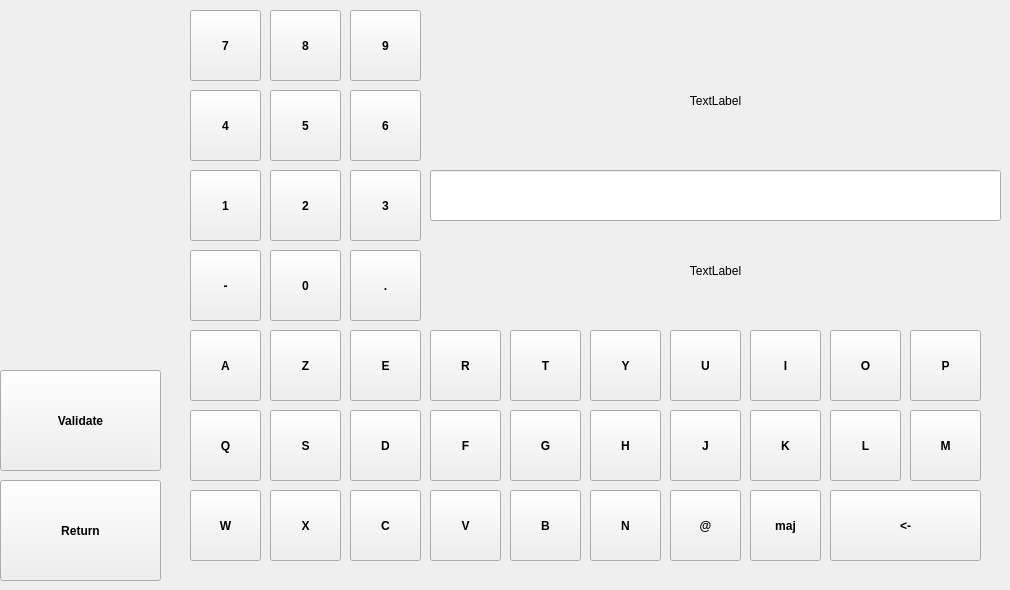
    <widget class="QWidget" name="keyboard_panel">
     <widget class="QPushButton" name="keyboard_return_pushButton">
      <property name="geometry">
       <rect>
        <x>0</x>
        <y>480</y>
        <width>161</width>
        <height>101</height>
       </rect>
      </property>
      <property name="font">
       <font>
        <weight>75</weight>
        <bold>true</bold>
       </font>
      </property>
      <property name="text">
       <string>Return</string>
      </property>
     </widget>
     <widget class="QPushButton" name="keyboard_E_pushButton">
      <property name="geometry">
       <rect>
        <x>350</x>
        <y>330</y>
        <width>71</width>
        <height>71</height>
       </rect>
      </property>
      <property name="font">
       <font>
        <weight>75</weight>
        <bold>true</bold>
       </font>
      </property>
      <property name="text">
       <string>E</string>
      </property>
     </widget>
     <widget class="QPushButton" name="keyboard_U_pushButton">
      <property name="geometry">
       <rect>
        <x>670</x>
        <y>330</y>
        <width>71</width>
        <height>71</height>
       </rect>
      </property>
      <property name="font">
       <font>
        <weight>75</weight>
        <bold>true</bold>
       </font>
      </property>
      <property name="text">
       <string>U</string>
      </property>
     </widget>
     <widget class="QPushButton" name="keyboard_I_pushButton">
      <property name="geometry">
       <rect>
        <x>750</x>
        <y>330</y>
        <width>71</width>
        <height>71</height>
       </rect>
      </property>
      <property name="font">
       <font>
        <weight>75</weight>
        <bold>true</bold>
       </font>
      </property>
      <property name="text">
       <string>I</string>
      </property>
     </widget>
     <widget class="QPushButton" name="keyboard_Z_pushButton">
      <property name="geometry">
       <rect>
        <x>270</x>
        <y>330</y>
        <width>71</width>
        <height>71</height>
       </rect>
      </property>
      <property name="font">
       <font>
        <weight>75</weight>
        <bold>true</bold>
       </font>
      </property>
      <property name="text">
       <string>Z</string>
      </property>
     </widget>
     <widget class="QPushButton" name="keyboard_P_pushButton">
      <property name="geometry">
       <rect>
        <x>910</x>
        <y>330</y>
        <width>71</width>
        <height>71</height>
       </rect>
      </property>
      <property name="font">
       <font>
        <weight>75</weight>
        <bold>true</bold>
       </font>
      </property>
      <property name="text">
       <string>P</string>
      </property>
     </widget>
     <widget class="QPushButton" name="keyboard_R_pushButton">
      <property name="geometry">
       <rect>
        <x>430</x>
        <y>330</y>
        <width>71</width>
        <height>71</height>
       </rect>
      </property>
      <property name="font">
       <font>
        <weight>75</weight>
        <bold>true</bold>
       </font>
      </property>
      <property name="text">
       <string>R</string>
      </property>
     </widget>
     <widget class="QPushButton" name="keyboard_T_pushButton">
      <property name="geometry">
       <rect>
        <x>510</x>
        <y>330</y>
        <width>71</width>
        <height>71</height>
       </rect>
      </property>
      <property name="font">
       <font>
        <weight>75</weight>
        <bold>true</bold>
       </font>
      </property>
      <property name="text">
       <string>T</string>
      </property>
     </widget>
     <widget class="QPushButton" name="keyboard_Y_pushButton">
      <property name="geometry">
       <rect>
        <x>590</x>
        <y>330</y>
        <width>71</width>
        <height>71</height>
       </rect>
      </property>
      <property name="font">
       <font>
        <weight>75</weight>
        <bold>true</bold>
       </font>
      </property>
      <property name="text">
       <string>Y</string>
      </property>
     </widget>
     <widget class="QPushButton" name="keyboard_O_pushButton">
      <property name="geometry">
       <rect>
        <x>830</x>
        <y>330</y>
        <width>71</width>
        <height>71</height>
       </rect>
      </property>
      <property name="font">
       <font>
        <weight>75</weight>
        <bold>true</bold>
       </font>
      </property>
      <property name="text">
       <string>O</string>
      </property>
     </widget>
     <widget class="QPushButton" name="keyboard_A_pushButton">
      <property name="geometry">
       <rect>
        <x>190</x>
        <y>330</y>
        <width>71</width>
        <height>71</height>
       </rect>
      </property>
      <property name="font">
       <font>
        <weight>75</weight>
        <bold>true</bold>
       </font>
      </property>
      <property name="text">
       <string>A</string>
      </property>
     </widget>
     <widget class="QPushButton" name="keyboard_B_pushButton">
      <property name="geometry">
       <rect>
        <x>510</x>
        <y>490</y>
        <width>71</width>
        <height>71</height>
       </rect>
      </property>
      <property name="font">
       <font>
        <weight>75</weight>
        <bold>true</bold>
       </font>
      </property>
      <property name="text">
       <string>B</string>
      </property>
     </widget>
     <widget class="QPushButton" name="keyboard_W_pushButton">
      <property name="geometry">
       <rect>
        <x>190</x>
        <y>490</y>
        <width>71</width>
        <height>71</height>
       </rect>
      </property>
      <property name="font">
       <font>
        <weight>75</weight>
        <bold>true</bold>
       </font>
      </property>
      <property name="text">
       <string>W</string>
      </property>
     </widget>
     <widget class="QPushButton" name="keyboard_X_pushButton">
      <property name="geometry">
       <rect>
        <x>270</x>
        <y>490</y>
        <width>71</width>
        <height>71</height>
       </rect>
      </property>
      <property name="font">
       <font>
        <weight>75</weight>
        <bold>true</bold>
       </font>
      </property>
      <property name="text">
       <string>X</string>
      </property>
     </widget>
     <widget class="QPushButton" name="keyboard_C_pushButton">
      <property name="geometry">
       <rect>
        <x>350</x>
        <y>490</y>
        <width>71</width>
        <height>71</height>
       </rect>
      </property>
      <property name="font">
       <font>
        <weight>75</weight>
        <bold>true</bold>
       </font>
      </property>
      <property name="text">
       <string>C</string>
      </property>
     </widget>
     <widget class="QPushButton" name="keyboard_V_pushButton">
      <property name="geometry">
       <rect>
        <x>430</x>
        <y>490</y>
        <width>71</width>
        <height>71</height>
       </rect>
      </property>
      <property name="font">
       <font>
        <weight>75</weight>
        <bold>true</bold>
       </font>
      </property>
      <property name="text">
       <string>V</string>
      </property>
     </widget>
     <widget class="QPushButton" name="keyboard_N_pushButton">
      <property name="geometry">
       <rect>
        <x>590</x>
        <y>490</y>
        <width>71</width>
        <height>71</height>
       </rect>
      </property>
      <property name="font">
       <font>
        <weight>75</weight>
        <bold>true</bold>
       </font>
      </property>
      <property name="text">
       <string>N</string>
      </property>
     </widget>
     <widget class="QPushButton" name="keyboard_K_pushButton">
      <property name="geometry">
       <rect>
        <x>750</x>
        <y>410</y>
        <width>71</width>
        <height>71</height>
       </rect>
      </property>
      <property name="font">
       <font>
        <weight>75</weight>
        <bold>true</bold>
       </font>
      </property>
      <property name="text">
       <string>K</string>
      </property>
     </widget>
     <widget class="QPushButton" name="keyboard_G_pushButton">
      <property name="geometry">
       <rect>
        <x>510</x>
        <y>410</y>
        <width>71</width>
        <height>71</height>
       </rect>
      </property>
      <property name="font">
       <font>
        <weight>75</weight>
        <bold>true</bold>
       </font>
      </property>
      <property name="text">
       <string>G</string>
      </property>
     </widget>
     <widget class="QPushButton" name="keyboard_Q_pushButton">
      <property name="geometry">
       <rect>
        <x>190</x>
        <y>410</y>
        <width>71</width>
        <height>71</height>
       </rect>
      </property>
      <property name="font">
       <font>
        <weight>75</weight>
        <bold>true</bold>
       </font>
      </property>
      <property name="text">
       <string>Q</string>
      </property>
     </widget>
     <widget class="QPushButton" name="keyboard_S_pushButton">
      <property name="geometry">
       <rect>
        <x>270</x>
        <y>410</y>
        <width>71</width>
        <height>71</height>
       </rect>
      </property>
      <property name="font">
       <font>
        <weight>75</weight>
        <bold>true</bold>
       </font>
      </property>
      <property name="text">
       <string>S</string>
      </property>
     </widget>
     <widget class="QPushButton" name="keyboard_J_pushButton">
      <property name="geometry">
       <rect>
        <x>670</x>
        <y>410</y>
        <width>71</width>
        <height>71</height>
       </rect>
      </property>
      <property name="font">
       <font>
        <weight>75</weight>
        <bold>true</bold>
       </font>
      </property>
      <property name="text">
       <string>J</string>
      </property>
     </widget>
     <widget class="QPushButton" name="keyboard_D_pushButton">
      <property name="geometry">
       <rect>
        <x>350</x>
        <y>410</y>
        <width>71</width>
        <height>71</height>
       </rect>
      </property>
      <property name="font">
       <font>
        <weight>75</weight>
        <bold>true</bold>
       </font>
      </property>
      <property name="text">
       <string>D</string>
      </property>
     </widget>
     <widget class="QPushButton" name="keyboard_F_pushButton">
      <property name="geometry">
       <rect>
        <x>430</x>
        <y>410</y>
        <width>71</width>
        <height>71</height>
       </rect>
      </property>
      <property name="font">
       <font>
        <weight>75</weight>
        <bold>true</bold>
       </font>
      </property>
      <property name="text">
       <string>F</string>
      </property>
     </widget>
     <widget class="QPushButton" name="keyboard_L_pushButton">
      <property name="geometry">
       <rect>
        <x>830</x>
        <y>410</y>
        <width>71</width>
        <height>71</height>
       </rect>
      </property>
      <property name="font">
       <font>
        <weight>75</weight>
        <bold>true</bold>
       </font>
      </property>
      <property name="text">
       <string>L</string>
      </property>
     </widget>
     <widget class="QPushButton" name="keyboard_M_pushButton">
      <property name="geometry">
       <rect>
        <x>910</x>
        <y>410</y>
        <width>71</width>
        <height>71</height>
       </rect>
      </property>
      <property name="font">
       <font>
        <weight>75</weight>
        <bold>true</bold>
       </font>
      </property>
      <property name="text">
       <string>M</string>
      </property>
     </widget>
     <widget class="QPushButton" name="keyboard_H_pushButton">
      <property name="geometry">
       <rect>
        <x>590</x>
        <y>410</y>
        <width>71</width>
        <height>71</height>
       </rect>
      </property>
      <property name="font">
       <font>
        <weight>75</weight>
        <bold>true</bold>
       </font>
      </property>
      <property name="text">
       <string>H</string>
      </property>
     </widget>
     <widget class="QPushButton" name="keyboard_8_pushButton">
      <property name="geometry">
       <rect>
        <x>270</x>
        <y>10</y>
        <width>71</width>
        <height>71</height>
       </rect>
      </property>
      <property name="font">
       <font>
        <weight>75</weight>
        <bold>true</bold>
       </font>
      </property>
      <property name="text">
       <string>8</string>
      </property>
     </widget>
     <widget class="QPushButton" name="keyboard_5_pushButton">
      <property name="geometry">
       <rect>
        <x>270</x>
        <y>90</y>
        <width>71</width>
        <height>71</height>
       </rect>
      </property>
      <property name="font">
       <font>
        <weight>75</weight>
        <bold>true</bold>
       </font>
      </property>
      <property name="text">
       <string>5</string>
      </property>
     </widget>
     <widget class="QPushButton" name="keyboard_1_pushButton">
      <property name="geometry">
       <rect>
        <x>190</x>
        <y>170</y>
        <width>71</width>
        <height>71</height>
       </rect>
      </property>
      <property name="font">
       <font>
        <weight>75</weight>
        <bold>true</bold>
       </font>
      </property>
      <property name="text">
       <string>1</string>
      </property>
     </widget>
     <widget class="QPushButton" name="keyboard_2_pushButton">
      <property name="geometry">
       <rect>
        <x>270</x>
        <y>170</y>
        <width>71</width>
        <height>71</height>
       </rect>
      </property>
      <property name="font">
       <font>
        <weight>75</weight>
        <bold>true</bold>
       </font>
      </property>
      <property name="text">
       <string>2</string>
      </property>
     </widget>
     <widget class="QPushButton" name="keyboard_7_pushButton">
      <property name="geometry">
       <rect>
        <x>190</x>
        <y>10</y>
        <width>71</width>
        <height>71</height>
       </rect>
      </property>
      <property name="font">
       <font>
        <weight>75</weight>
        <bold>true</bold>
       </font>
      </property>
      <property name="text">
       <string>7</string>
      </property>
     </widget>
     <widget class="QPushButton" name="keyboard_3_pushButton">
      <property name="geometry">
       <rect>
        <x>350</x>
        <y>170</y>
        <width>71</width>
        <height>71</height>
       </rect>
      </property>
      <property name="font">
       <font>
        <weight>75</weight>
        <bold>true</bold>
       </font>
      </property>
      <property name="text">
       <string>3</string>
      </property>
     </widget>
     <widget class="QPushButton" name="keyboard_4_pushButton">
      <property name="geometry">
       <rect>
        <x>190</x>
        <y>90</y>
        <width>71</width>
        <height>71</height>
       </rect>
      </property>
      <property name="font">
       <font>
        <weight>75</weight>
        <bold>true</bold>
       </font>
      </property>
      <property name="text">
       <string>4</string>
      </property>
     </widget>
     <widget class="QPushButton" name="keyboard_9_pushButton">
      <property name="geometry">
       <rect>
        <x>350</x>
        <y>10</y>
        <width>71</width>
        <height>71</height>
       </rect>
      </property>
      <property name="font">
       <font>
        <weight>75</weight>
        <bold>true</bold>
       </font>
      </property>
      <property name="text">
       <string>9</string>
      </property>
     </widget>
     <widget class="QPushButton" name="keyboard_point_pushButton">
      <property name="geometry">
       <rect>
        <x>350</x>
        <y>250</y>
        <width>71</width>
        <height>71</height>
       </rect>
      </property>
      <property name="font">
       <font>
        <weight>75</weight>
        <bold>true</bold>
       </font>
      </property>
      <property name="text">
       <string>.</string>
      </property>
     </widget>
     <widget class="QPushButton" name="keyboard_6_pushButton">
      <property name="geometry">
       <rect>
        <x>350</x>
        <y>90</y>
        <width>71</width>
        <height>71</height>
       </rect>
      </property>
      <property name="font">
       <font>
        <weight>75</weight>
        <bold>true</bold>
       </font>
      </property>
      <property name="text">
       <string>6</string>
      </property>
     </widget>
     <widget class="QPushButton" name="keyboard_0_pushButton">
      <property name="geometry">
       <rect>
        <x>270</x>
        <y>250</y>
        <width>71</width>
        <height>71</height>
       </rect>
      </property>
      <property name="font">
       <font>
        <weight>75</weight>
        <bold>true</bold>
       </font>
      </property>
      <property name="text">
       <string>0</string>
      </property>
     </widget>
     <widget class="QPushButton" name="keyboard_erase_pushButton">
      <property name="geometry">
       <rect>
        <x>830</x>
        <y>490</y>
        <width>151</width>
        <height>71</height>
       </rect>
      </property>
      <property name="font">
       <font>
        <weight>75</weight>
        <bold>true</bold>
       </font>
      </property>
      <property name="text">
       <string>&lt;-</string>
      </property>
     </widget>
     <widget class="QPushButton" name="keyboard_maj_pushButton">
      <property name="geometry">
       <rect>
        <x>750</x>
        <y>490</y>
        <width>71</width>
        <height>71</height>
       </rect>
      </property>
      <property name="font">
       <font>
        <weight>75</weight>
        <bold>true</bold>
       </font>
      </property>
      <property name="text">
       <string>maj</string>
      </property>
     </widget>
     <widget class="QLabel" name="keyboard_text_label">
      <property name="geometry">
       <rect>
        <x>430</x>
        <y>50</y>
        <width>571</width>
        <height>101</height>
       </rect>
      </property>
      <property name="text">
       <string>TextLabel</string>
      </property>
      <property name="alignment">
       <set>Qt::AlignCenter</set>
      </property>
     </widget>
     <widget class="QLineEdit" name="keyboard_value_lineEdit">
      <property name="geometry">
       <rect>
        <x>430</x>
        <y>170</y>
        <width>571</width>
        <height>51</height>
       </rect>
      </property>
      <property name="alignment">
       <set>Qt::AlignCenter</set>
      </property>
     </widget>
     <widget class="QPushButton" name="keyboard_validate_pushButton">
      <property name="geometry">
       <rect>
        <x>0</x>
        <y>370</y>
        <width>161</width>
        <height>101</height>
       </rect>
      </property>
      <property name="font">
       <font>
        <weight>75</weight>
        <bold>true</bold>
       </font>
      </property>
      <property name="text">
       <string>Validate</string>
      </property>
     </widget>
     <widget class="QPushButton" name="keyboard_minus_pushButton">
      <property name="geometry">
       <rect>
        <x>190</x>
        <y>250</y>
        <width>71</width>
        <height>71</height>
       </rect>
      </property>
      <property name="font">
       <font>
        <weight>75</weight>
        <bold>true</bold>
       </font>
      </property>
      <property name="text">
       <string>-</string>
      </property>
     </widget>
     <widget class="QPushButton" name="keyboard_arobase_pushButton">
      <property name="geometry">
       <rect>
        <x>670</x>
        <y>490</y>
        <width>71</width>
        <height>71</height>
       </rect>
      </property>
      <property name="font">
       <font>
        <weight>75</weight>
        <bold>true</bold>
       </font>
      </property>
      <property name="text">
       <string>@</string>
      </property>
     </widget>
     <widget class="QLabel" name="keyboard_retourValue_label">
      <property name="geometry">
       <rect>
        <x>430</x>
        <y>220</y>
        <width>571</width>
        <height>101</height>
       </rect>
      </property>
      <property name="text">
       <string>TextLabel</string>
      </property>
      <property name="alignment">
       <set>Qt::AlignCenter</set>
      </property>
     </widget>
    </widget>
